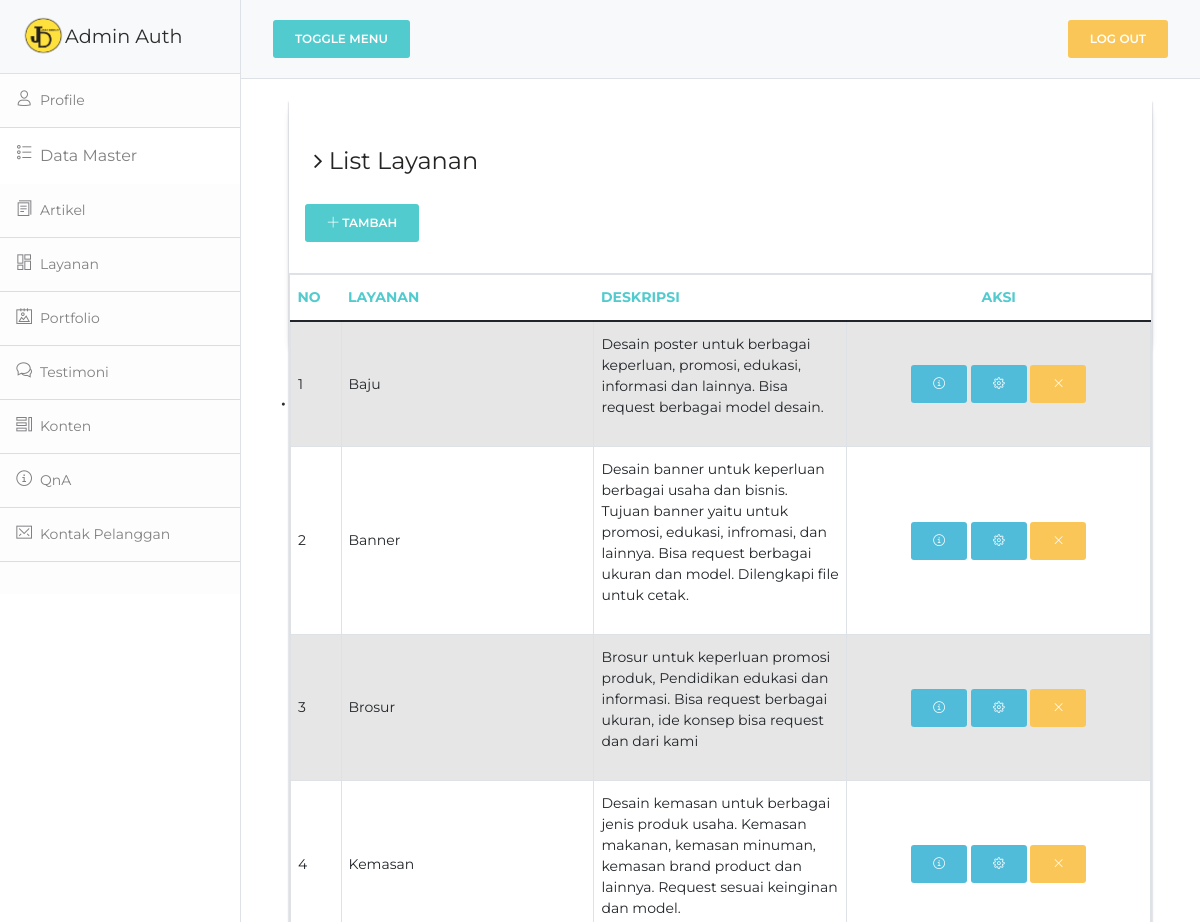
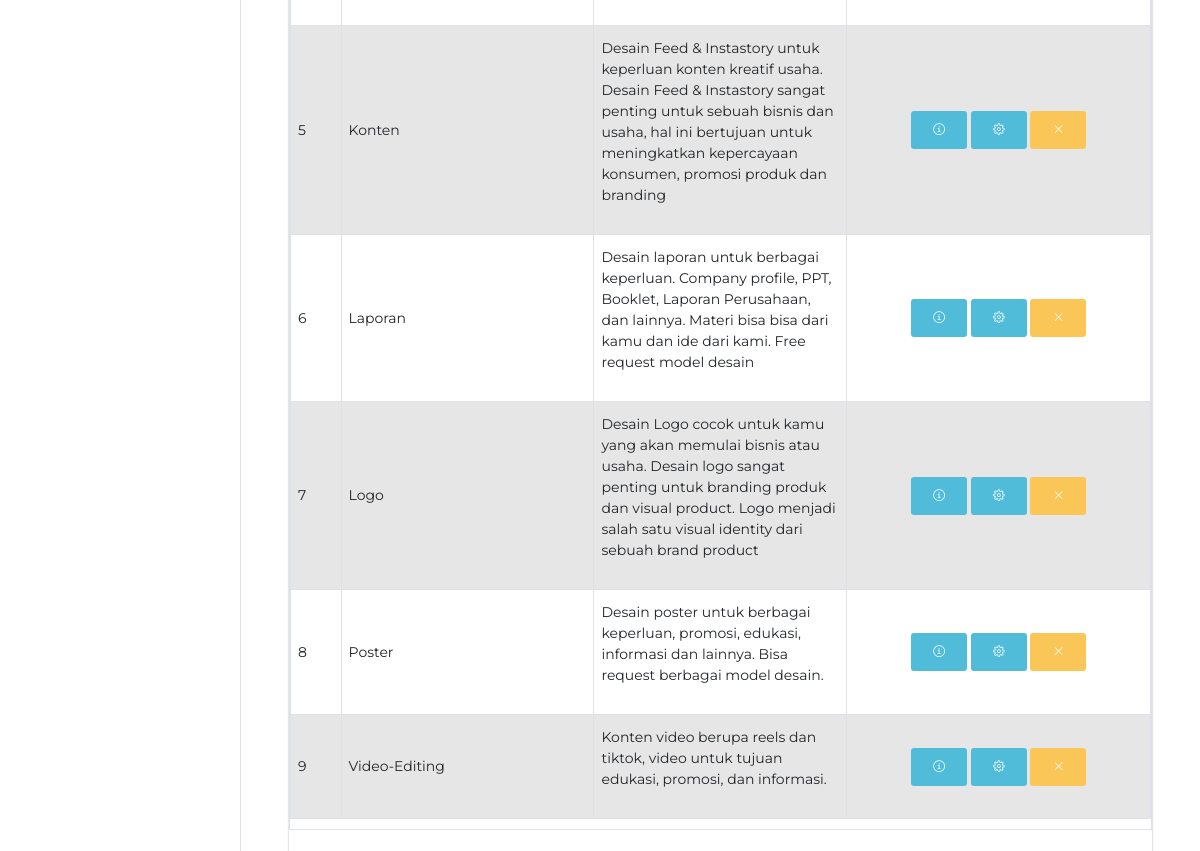
The app's page /Admin/index.php?include=layanan (signed in) with its own data (2 pictures, top to bottom).
### tables this page shows
CREATE TABLE `layanan` (
  `id` int(11) NOT NULL,
  `judul` varchar(100) NOT NULL,
  `deskripsi` text NOT NULL,
  `gambar` varchar(100) NOT NULL
);

### Admin/include/layanan.php (the view, shortened to what this page needs)
<?php include("includes/sidebar.php") ?>
        <div id="page-content-wrapper" >
        <?php include("includes/header.php") ?>
    <div class="content" style="margin-left:5%;margin-right:5%;">
        <div class="row">
          <div class="col-md-12">
            <div class="card">
            <div class="card card-user">
            <div class="content-panel">
                <div class="col-md-8"><h4><i class="fa fa-angle-right"></i> List Layanan</h4></div>
                <div class="col"><a href="index.php?include=tambah-layanan">
                    <button class="btn btn-primary" ><i class="nc-icon nc-simple-add"></i> Tambah</button></a>
                </div>
            <br>
              <section id="unseen">
                <table class="table table-responsive table-bordered table-striped table-condensed">
                  <thead class=" text-primary">
                    <tr>
                      <th width="5%">No</th>
                      <th width="25%">Layanan</th>
                      <th width="25%">Deskripsi</th>
                      <th width="30%"><center>Aksi</center></th>
                    </tr>
                  </thead>
                  <tbody>
                    <?php
                    $sql_k = "SELECT `id`,`judul`,
                    `deskripsi` FROM `layanan` ";
                    $sql_k .= " ORDER BY `judul`";
                    $query_k = mysqli_query($koneksi,$sql_k);
                    $no = 1;
                    while($data_k = mysqli_fetch_row($query_k)){
                    $id = $data_k[0];
                    $judul = $data_k[1];
                    $deskripsi = $data_k[2];
                    ?>
                    <tr>
                    <td><?php echo $no;?></td>
                      <td><?php echo $judul;?></td>
                      <td><?php echo $deskripsi;?></td>
                      <td align="center">
                      <a href="index.php?include=detail-layanan&data=<?php echo $id;?>"
                      class="btn btn-xs btn-info"><i class="nc-icon nc-alert-circle-i"></i></a>
                      <a href="index.php?include=edit-layanan&data=<?php echo $id;?>"
                      class="btn btn-xs btn-info"><i class="nc-icon nc-settings-gear-65"></i></a>
                      <a href="javascript:if(confirm('Apakah Anda yakin ingin menghapus data
                      <?php echo $judul; ?>?'))window.location.href =
                      'index.php?include=layanan&aksi=hapus&data=<?php echo
                      $id;?>&notif=hapusberhasil'"
                      class="btn btn-xs btn-warning"><i class="nc-icon nc-simple-remove"></i></a>
                      </td>
                    </tr>
                    <?php $no++;}?>
                  </tbody>
                </table>
            </div>
            </div>
  </div>
  </div>
    <?php include("includes/footer.php") ?>

### Admin/index.php (shortened to what this page needs)
<?php
include("../koneksi/koneksi.php");
?>
<!DOCTYPE html>
<link href="side/css/styles.css" rel="stylesheet" />
<link rel="stylesheet" href="assets/css/style.css">
<html lang="en">
<head>
    <link href="https://maxcdn.bootstrapcdn.com/font-awesome/latest/css/font-awesome.min.css" rel="stylesheet">
    <link href="assets/css/bootstrap.min.css" rel="stylesheet" />
    <link href="assets/css/paper-dashboard.css?v=2.0.1" rel="stylesheet" />
    <link href="assets/demo/demo.css" rel="stylesheet" />
</head>
<body>
<div class="d-flex" id="wrapper">
        <?php
        if(isset($_GET["include"])){
            $include = $_GET["include"];
            if(isset($_SESSION['id_user'])){
                if($include=="kategori-portfolio"){
                    include("include/kategori_portfolio.php");
                }else if($include=="tambah-kategori-portfolio"){
                    include("include/tambah_kategori_portfolio.php");
                }else if($include=="edit-kategori-portfolio"){
                    include("include/edit_kategori_portfolio.php");
                }else if($include=="paket-layanan"){
                    include("include/paket_layanan.php");
                }else if($include=="tambah-paket-layanan"){
                    include("include/tambah_paket_layanan.php");
                }else if($include=="edit-paket-layanan"){
                    include("include/edit_paket_layanan.php");
                }else if($include=="detail-paket-layanan"){
                    include("include/detail_paket_layanan.php");
                }else if($include=="layanan"){
                    include("include/layanan.php");
                }else if($include=="tambah-layanan"){
                    include("include/tambah_layanan.php");
                }else if($include=="edit-layanan"){
                    include("include/edit_layanan.php");
                }else if($include=="detail-layanan"){
                    include("include/detail_layanan.php");
                }else if($include=="artikel"){
                    include("include/artikel.php");
                }else if($include=="tambah-artikel"){
                    include("include/tambah_artikel.php");
                }else if($include=="edit-artikel"){
                    include("include/edit_artikel.php");
                }else if($include=="detail-artikel"){
                    include("include/detail_artikel.php");
                }else if($include=="qna"){
                    include("include/qna.php");
                }else if($include=="tambah-qna"){
                    include("include/tambah_qna.php");
                }else if($include=="sub"){
                    include("include/sub.php");
                }else if($include=="edit-qna"){
                    include("include/edit_qna.php");
                }else if($include=="testimoni"){
                    include("include/testimoni.php");
                }else if($include=="tambah-testimoni"){
                    include("include/tambah_testimoni.php");
                }else if($include=="edit-testimoni"){
                    include("include/edit_testimoni.php");
                }else if($include=="detail-testimoni"){
                    include("include/detail_testimoni.php");
                }else if($include=="konten"){
                    include("include/konten.php");
                }else if($include=="detail-konten"){
                    include("include/detail_konten.php");
                }else if($include=="edit-konten"){
                    include("include/edit_konten.php");
                }else if($include=="portfolio"){
                    include("include/portfolio.php");
                }else if($include=="tambah-portfolio"){
                    include("include/tambah_portfolio.php");
                }else if($include=="detail-portfolio"){
                    include("include/detail_portfolio.php");
                }else if($include=="edit-portfolio"){
                    include("include/edit_portfolio.php");
                }else if($include=="user"){
                    include("include/user.php");
                }else if($include=="tambah-user"){
                    include("include/tambah_user.php");
                }else if($include=="detail-user"){
                    include("include/detail_user.php");
                }else if($include=="edit-user"){
                    include("include/edit_user.php");
                }else if($include=="pesan"){
                    include("include/pesan.php");
                }else if($include=="detail-pesan"){
                    include("include/detail_pesan.php");
                }else if($include=="edit-profile"){
                    include("include/edit_profile.php");
                }else if($include=="profile"){
                include("include/profile.php");
                }
                }else{
                    include("include/login.php");
                }
                }else{
                if(isset($_SESSION['id_user'])){
                include("include/profile.php");
                }else{
                include("include/login.php");
                }
               }
        ?>
    </div>
</body>
</html>

### Admin/includes/sidebar.php (shortened to what this page needs)
<div class="border-end bg-white" id="sidebar-wrapper"">
    <div class="sidebar-heading border-bottom bg-light">
            <img class="logo-side" src="../images/favicon.png">Admin Auth</div>
    <div class="list-group list-group-flush">
        <a class="list-group-item list-group-item-action list-group-item-light p-3" href="index.php?include=profile">
            <i class="nc-icon nc-single-02"></i>Profile
        </a>
        <div class="dropdown">
            <button class="dropbtn list-group-item list-group-item-action list-group-item-light p-3"><i class="nc-icon nc-bullet-list-67"></i>Data Master</button>
        </div>
        <a class="list-group-item list-group-item-action list-group-item-light p-3" href="index.php?include=artikel">
            <i class="nc-icon nc-single-copy-04"></i>
            Artikel
        </a>
        <a class="list-group-item list-group-item-action list-group-item-light p-3" href="index.php?include=layanan">
            <i class="nc-icon nc-layout-11"></i>
            Layanan
        </a>
        <a class="list-group-item list-group-item-action list-group-item-light p-3" href="index.php?include=portfolio">
            <i class="nc-icon nc-album-2"></i>
            Portfolio
        </a>
        <a class="list-group-item list-group-item-action list-group-item-light p-3" href="index.php?include=testimoni">
            <i class="nc-icon nc-chat-33"></i>
            Testimoni
        </a>
        <a class="list-group-item list-group-item-action list-group-item-light p-3" href="index.php?include=konten">
            <i class="nc-icon nc-tile-56"></i>
            Konten
        </a>
        <a class="list-group-item list-group-item-action list-group-item-light p-3" href="index.php?include=qna">
            <i class="nc-icon nc-alert-circle-i"></i>
            QnA
        </a>
        <a class="list-group-item list-group-item-action list-group-item-light p-3" href="index.php?include=sub">
            <i class="nc-icon nc-email-85"></i>
            Kontak Pelanggan
        </a>
        <a class="list-group-item list-group-item-action list-group-item-light p-3" href="index.php?include=user">
        </a>
    </div>
</div>

### Admin/includes/header.php
<nav class="navbar navbar-expand-lg navbar-light bg-light border-bottom">
  <div class="container-fluid">
      <button class="btn btn-primary" id="sidebarToggle">Toggle Menu</button>
          <ul class="navbar-nav ms-auto mt-2 mt-lg-0">
              <a href="index.php?include=log-out">
                <button  class="btn btn-warning">
                <span class="active-pro">
                Log out</button>
              </a>
          </ul>
  </div>
</nav>

### Admin/includes/footer.php (shortened to what this page needs)
<footer class="footer footer-black  footer-white ">
        <div class="container-fluid">
          <div class="row">
            <nav class="footer-nav">
              <ul>
                <li><a href="index.php?include=profile">Home</a></li>
              </ul>
            </nav>
            <div class="credits ml-auto">
              <span class="copyright">
              </span>
            </div>
          </div>
        </div>
</footer>

### Admin/assets/css/style.css (style rules this page uses)
body { color: #797979; background: #eaeaea; font-family: 'Ruda', sans-serif; padding: 0px !important; margin: 0px !important; font-size:13px; }
ul li { list-style: none; }
ul li::before { content: "\2022"; font-weight: 600; display: inline-block; width: 1em; margin-left: -1em; }
a, a:hover, a:focus { text-decoration: none; outline: none; }
.header, .footer { min-height: 60px; padding: 0 15px; }
.card { background: white; box-shadow: 0 2px 1px rgba(0, 0, 0, 0.2); margin-bottom: 1em; height: 250px; }
.content-panel { background: #ffffff; box-shadow: 0px 3px 2px #aab2bd; padding-top: 15px; padding-bottom: 5px; }
.content-panel h4 { margin-left: 10px; }
.credits, .credits a { color: #fff; }

### Admin/index.php (style rules this page uses)
.dropbtn { background-color: transparent; padding: 16px; font-size: 16px; border: none; cursor: pointer; }
.dropdown { position: relative; display: inline-block; }

### records on screen
layanan: judul "Baju", deskripsi "Desain poster untuk berbagai keperluan, promosi, edukasi, informasi dan lainnya. Bisa request berbagai model desain."
layanan: judul "Banner", deskripsi "Desain banner untuk keperluan berbagai usaha dan bisnis. Tujuan banner yaitu untuk promosi, edukasi, infromasi, dan lainnya. Bisa request berbagai ukuran dan model. Dilengkapi file untuk cetak."
layanan: judul "Brosur", deskripsi "Brosur untuk keperluan promosi produk, Pendidikan edukasi dan informasi. Bisa request berbagai ukuran, ide konsep bisa request dan dari kami"
layanan: judul "Kemasan", deskripsi "Desain kemasan untuk berbagai jenis produk usaha. Kemasan makanan, kemasan minuman, kemasan brand product dan lainnya. Request sesuai keinginan dan model."
layanan: judul "Konten", deskripsi "Desain Feed & Instastory untuk keperluan konten kreatif usaha. Desain Feed & Instastory sangat penting untuk sebuah bisnis dan usaha, hal ini bertujuan untuk meningkatkan kepercayaan konsumen, promosi produk dan branding"
layanan: judul "Laporan", deskripsi "Desain laporan untuk berbagai keperluan. Company profile, PPT, Booklet, Laporan Perusahaan, dan lainnya. Materi bisa bisa dari kamu dan ide dari kami. Free request model desain"
layanan: judul "Logo", deskripsi "Desain Logo cocok untuk kamu yang akan memulai bisnis atau usaha. Desain logo sangat penting untuk branding produk dan visual product. Logo menjadi salah satu visual identity dari sebuah brand product"
layanan: judul "Poster", deskripsi "Desain poster untuk berbagai keperluan, promosi, edukasi, informasi dan lainnya. Bisa request berbagai model desain."
layanan: judul "Video-Editing", deskripsi "Konten video berupa reels dan tiktok, video untuk tujuan edukasi, promosi, dan informasi."
